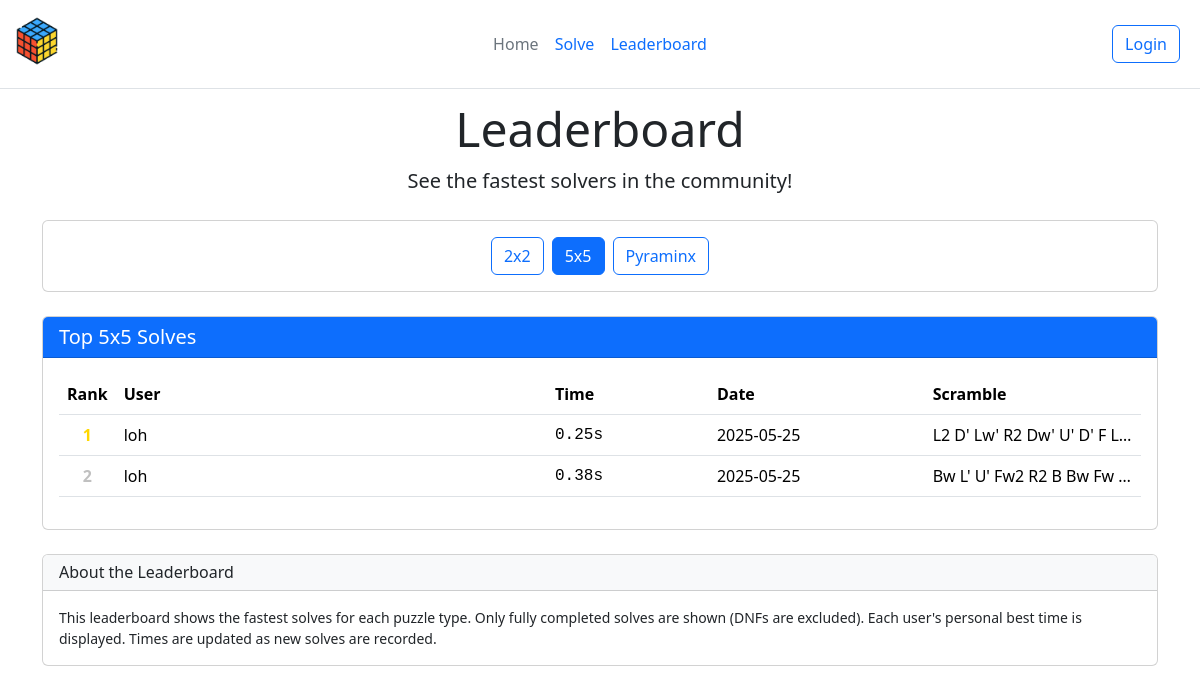
The page /leaderboard/5x5 on the database its author committed.
### main.py (models this page shows, shortened)
class Solve(db.Model):
    id = db.Column(db.Integer, primary_key=True)
    time = db.Column(db.Float, nullable=False)
    date = db.Column(db.DateTime, default=datetime.utcnow)
    user_id = db.Column(db.Integer, db.ForeignKey('user.id'), nullable=False)
    cube_id = db.Column(db.Integer, db.ForeignKey('cube.id'), nullable=False)
    user = db.relationship('User')

class User(db.Model):
    id = db.Column(db.Integer, primary_key=True)
    email = db.Column(db.String(120), unique=True, nullable=False)
    password_hash = db.Column(db.String(128), nullable=False)
    solves = db.relationship('Solve', backref='solver', lazy=True)

class Cube(db.Model):
    id = db.Column(db.Integer, primary_key=True)
    cube_type = db.Column(db.String(20), nullable=False)
    pattern = db.Column(db.String(200), nullable=True)
    solves = db.relationship('Solve', backref='cube', lazy=True)

### main.py (the view)
@app.route('/leaderboard')
@app.route('/leaderboard/<cube_type>')
def leaderboard(cube_type=None):
    available_cube_types = db.session.query(Cube.cube_type).distinct().all()
    available_cube_types = [c[0] for c in available_cube_types]
    if not cube_type or cube_type not in available_cube_types:
        cube_type = available_cube_types[0] if available_cube_types else '3x3'
    best_solves_query = db.session.query(
        User.email,
        Solve.time,
        Solve.date,
        Cube.pattern
    ).join(
        User, User.id == Solve.user_id
    ).join(
        Cube, Cube.id == Solve.cube_id
    ).filter(
        Cube.cube_type == cube_type,
        Solve.time > 0
    ).order_by(
        Solve.time
    ).limit(50)
    top_solves = best_solves_query.all()
    return render_template(
        'leaderboard.html',
        top_solves=top_solves,
        cube_type=cube_type,
        available_cube_types=available_cube_types
    )

### templates/leaderboard.html (shortened to what this page needs)
{% extends 'base.html' %}
{% block stylesheet %}
<link rel="stylesheet" href="{{ url_for('static', filename='css/leaderboard.css') }}">
{% endblock %}
{% block header %}
<div class="text-center mb-4">
  <h1 class="display-5">Leaderboard</h1>
  <p class="lead">See the fastest solvers in the community!</p>
</div>
{% endblock %}
{% block body %}
<div class="container">
  <div class="card mb-4">
    <div class="card-body">
      <div class="d-flex flex-wrap gap-2 justify-content-center">
        {% for type in available_cube_types %}
        <a href="{{ url_for('leaderboard', cube_type=type) }}"
          class="btn {% if type == cube_type %}btn-primary{% else %}btn-outline-primary{% endif %}">
          {{ type }}
        </a>
        {% endfor %}
      </div>
    </div>
  </div>
  <div class="card">
    <div class="card-header bg-primary text-white">
      <h5 class="card-title mb-0">Top {{ cube_type }} Solves</h5>
    </div>
    <div class="card-body">
      {% if top_solves %}
      <div class="table-responsive">
        <table class="table table-hover">
          <thead>
            <tr>
              <th width="5%">Rank</th>
              <th width="40%">User</th>
              <th width="15%">Time</th>
              <th width="20%">Date</th>
              <th width="20%">Scramble</th>
            </tr>
          </thead>
          <tbody>
            {% for solve in top_solves %}
            <tr class="{% if loop.index <= 3 %}top-{{ loop.index }}{% endif %}">
              <td class="rank">{{ loop.index }}</td>
              <td>{{ solve.email.split('@')[0] }}</td>
              <td class="time">{{ "%.2f"|format(solve.time) }}s</td>
              <td>{{ solve.date.strftime('%Y-%m-%d') }}</td>
              <td class="text-truncate" style="max-width: 200px;" title="{{ solve.pattern }}">
                {{ solve.pattern }}
              </td>
            </tr>
            {% endfor %}
          </tbody>
        </table>
      </div>
      {% else %}
      <div class="alert alert-info">
        No solves recorded for {{ cube_type }} yet. <a href="{{ url_for('solve') }}">Be the first!</a>
      </div>
      {% endif %}
    </div>
  </div>
  <div class="card mt-4">
    <div class="card-header bg-light">
      <h6 class="mb-0">About the Leaderboard</h6>
    </div>
    <div class="card-body">
      <p class="small mb-0">
        This leaderboard shows the fastest solves for each puzzle type. Only fully completed solves are shown (DNFs are excluded).
        Each user's personal best time is displayed. Times are updated as new solves are recorded.
      </p>
    </div>
  </div>
</div>
{% endblock %}

### static/css/main.css (style rules this page uses)
*, *::before, *::after { box-sizing: border-box; }
html, body { margin: 0; padding: 0; }

### static/css/base.css (style rules this page uses)
body { padding-top: 100px; }

### static/css/leaderboard.css (style rules this page uses)
.top-1 { background-color: rgba(255, 215, 0, 0.15) !important; }
.top-1 .rank { font-weight: bold; color: #FFD700; }
.top-2 { background-color: rgba(192, 192, 192, 0.15) !important; }
.top-2 .rank { font-weight: bold; color: #C0C0C0; }
.time { font-family: 'Roboto Mono', monospace, sans-serif; font-weight: 500; }
.rank { font-weight: bold; text-align: center; }
.table-responsive { overflow-x: auto; -webkit-overflow-scrolling: touch; }

### rows shown on the page
Solve: email "loh", time "0.25", date "2025-05-25", pattern "L2 D' Lw' R2 Dw' U' D' F L…"
Solve: email "loh", time "0.38", date "2025-05-25", pattern "Bw L' U' Fw2 R2 B Bw Fw…"

### other values the page prints
{{ type }} "2x2" "5x5" "Pyraminx"
{{ cube_type }} "5x5"
